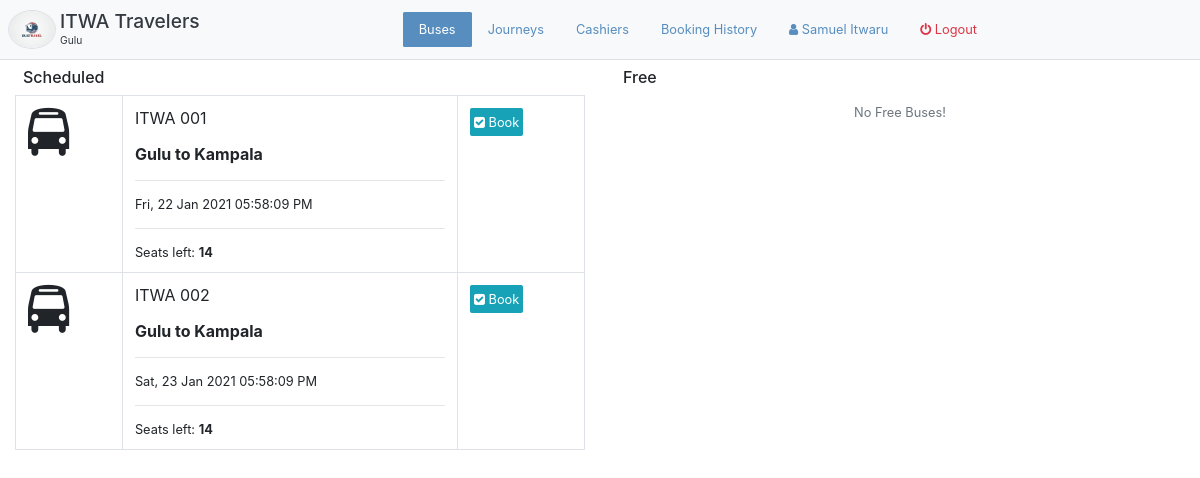
Before: /bus/ (signed in) with the older database file.
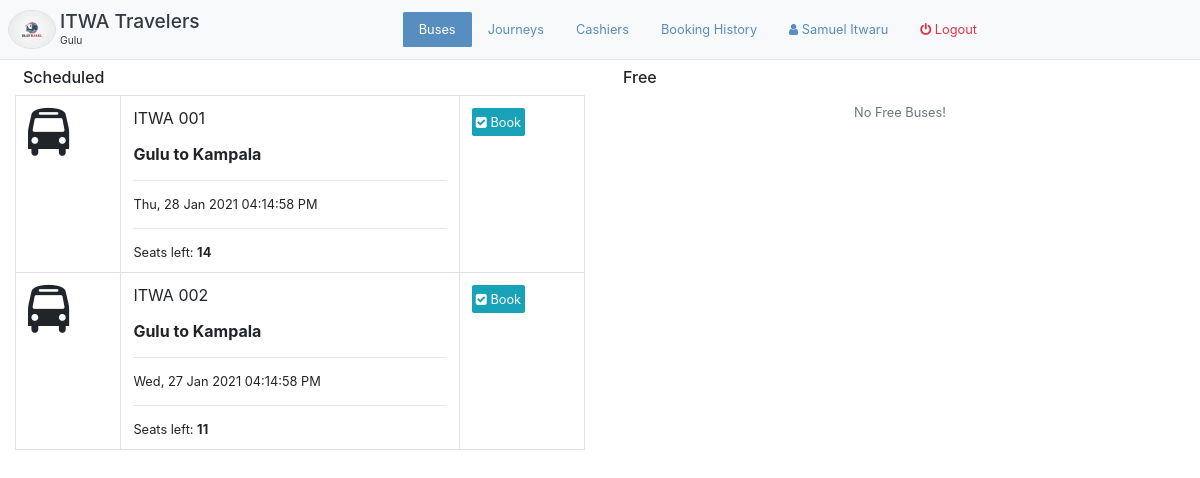
After: the same page with the newer database file.
### app/models/models.py (models this page shows, shortened)
class Bus(db.Model):
    id = db.Column(db.Integer, primary_key=True)
    number = db.Column(db.String(16))
    columns = db.Column(db.Integer)
    rows = db.Column(db.Integer)
    broadcast = db.Column(db.Boolean)
    departure_time = db.Column(db.DateTime)
    schedule_cancelled_reason = db.Column(db.String(1024))
    booking_deadline = db.Column(db.DateTime)
    free_bus_time = db.Column(db.DateTime)
    branch_id = db.Column(db.Integer, db.ForeignKey("branch.id"))
    company_id = db.Column(db.Integer, db.ForeignKey("company.id"))
    status_id = db.Column(db.Integer, db.ForeignKey("status.id"))
    journey_id = db.Column(db.Integer, db.ForeignKey("journey.id"))
    grids = db.relationship("Grid", backref="bus", cascade="delete", lazy="dynamic")
    bookings = db.relationship("Booking", backref="bus")
    payments = db.relationship("Payment", backref="bus")
    def unbooked_seats(self):
        return list(filter(lambda grid:(grid.grid_type==1 and grid.booking_id==None), self.grids))

class Journey(db.Model):
    id = db.Column(db.Integer, primary_key=True)
    from_ = db.Column(db.String(64))
    to = db.Column(db.String(64))
    distance = db.Column(db.Float)
    duration = db.Column(db.Float)
    branch_id = db.Column(db.Integer, db.ForeignKey("branch.id"))
    buses = db.relationship("Bus", backref="journey")
    pickups = db.relationship("Pickup", backref="journey")
    pricings = db.relationship("Pricing", backref="journey")
    payments = db.relationship("Payment", backref="journey")
    def __str__(self):
        return f"{self.from_} to {self.to}"

### app/WEB/views/bus.py (the view)
@bus_bp.route("/", methods=["GET"])
@login_required
@check_branch_journeys
def get_buses():
	branch = get_current_branch()
	company = branch.company
	free_buses = Bus.query.filter_by(company_id=company.id, branch_id=None)
	scheduled_buses = Bus.query.filter_by(branch_id=branch.id)
	return render_template("bus/buses.html", free_buses=free_buses, scheduled_buses=scheduled_buses)

### app/WEB/context_processors.py (called while the page is built)
@app.context_processor
def application():
	return  {
		"HOST": app.config.get("HOST_ADDRESS")
	}

@app.context_processor
def company():
	context = dict()
	if current_user.is_authenticated:
		context["profile"] = current_user.profile
		branch = current_user.profile.branch
		if branch:
			context["branch"] = branch
			context["company"] = branch.company
	return context

### app/WEB/guards.py (called while the page is built)
def check_branch_journeys(func):
	@wraps(func)
	def wrapper(*args, **kwargs):
		branch = get_current_branch()
		if branch:
			journeys = branch.journeys
			if len(journeys):
				for journey in journeys:
					if len(journey.pickups) and len(journey.pricings):
						return func(*args, **kwargs)
					else:
						flash(f"The journey {journey} has not been setup properly.", "warning")
						return func(*args, **kwargs)
			else:
				flash("Setup atleast one journey.", "warning")
				return func(*args, **kwargs)
		else:
			return func(*args, **kwargs)
	return wrapper

### app/WEB/template_filters.py (called while the page is built)
def datetimeformat(value, format='%d-%m-%Y %H:%M'):
	if isinstance(value, datetime):
		return value.strftime(format)

### app/models/models.py (called while the page is built)
    def __str__(self):
        return self.name

    def __str__(self):
        return self.name

### app/templates/bus/buses.html
{% extends 'index/manager-base.html' %}
{% block buses_active %}active{% endblock %}
{% block content %}
	<div class="container-fluid p-0">
		<div class="row m-0">
			<div class="col-md-6">
				<h5 class="p-2 m-0">Scheduled</h5>
			    <table class="table table-responsive-sm border">
			        <tbody>
			            {% for bus in scheduled_buses %}
			                <tr>
			                    <td>
			                    	<span class="fa fa-bus fa-3x"></span>
			                    </td>
			                    <td class="border m-auto">
			                        <p>{{bus.number}}</p>
			                        <strong>{{bus.journey}}</strong>
			                        <hr>
			                        <small>{{bus.departure_time|datetimeformat('%a, %d %b %Y %r')}}</small>
			                        <hr>
                    				<small>Seats left: <strong>{{bus.unbooked_seats()|length}}</strong></small>
			                    </td>
			                    <td>
			                    	<a href="{{ url_for('bus.get_bus', bus_id=bus.id) }}" class='btn btn-info'><span class="fa fa-check-square"></span> Book</a>
			                    </td>
			                </tr>
			            {% else %}
			                <div class="container" align="center">
			                    <p class="display-5 text-muted p-2">No Scheduled Buses!</p>
			                </div>
			            {% endfor %}
			        </tbody>
			    </table>
			</div>
			<div class="col-md-6">
				<h5 class="p-2 m-0">Free</h5>
				<table class="table table-responsive-sm border">
			        <tbody>
			            {% for bus in free_buses %}
			                <tr>
			                    <td>
			                    	<span class="fa fa-bus fa-3x"></span>
			                    </td>
			                    <td class="border m-auto">
			                        <p>{{bus.number}}</p>
                    				<small>Seats: <strong>{{bus.seats()|length}}</strong></small>
			                    </td>
			                    <td><a href="{{ url_for('bus.update_bus_schedule', bus_id=bus.id) }}" class='btn btn-warning'><span class="fa fa-clock-o"></span> Schedule</a></td>
			                </tr>
			            {% else %}
			                <div class="container" align="center">
			                    <p class="display-5 text-muted p-2">No Free Buses!</p>
			                </div>
			            {% endfor %}
			        </tbody>
			    </table>
			</div>
		</div>
	</div>
{% endblock %}

Changed rows visible on the page:
changed Bus "ITWA 001": departure_time "Fri, 22 Jan 2021 05:58:09 PM" → "Thu, 28 Jan 2021 04:14:58 PM"
changed Bus "ITWA 002": departure_time "Sat, 23 Jan 2021 05:58:09 PM" → "Wed, 27 Jan 2021 04:14:58 PM"; unbooked_seats|length "14" → "11"
